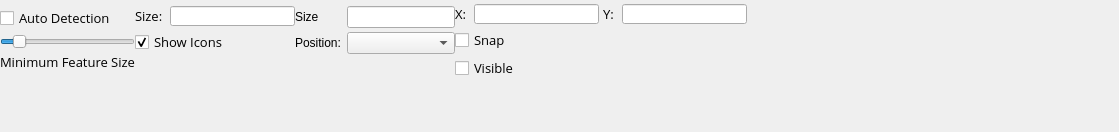
      <widget class="QWidget" name="designRibbonPage">
       <attribute name="title">
        <string>Design</string>
       </attribute>
       <layout class="QHBoxLayout" name="horizontalLayout_2">
        <property name="spacing">
         <number>0</number>
        </property>
        <property name="leftMargin">
         <number>0</number>
        </property>
        <property name="topMargin">
         <number>0</number>
        </property>
        <property name="rightMargin">
         <number>0</number>
        </property>
        <property name="bottomMargin">
         <number>6</number>
        </property>
        <item>
         <widget class="Nedrysoft::Ribbon::RibbonGroup" name="featuresRibbonGroup">
          <property name="sizePolicy">
           <sizepolicy hsizetype="Minimum" vsizetype="Preferred">
            <horstretch>0</horstretch>
            <verstretch>0</verstretch>
           </sizepolicy>
          </property>
          <property name="minimumSize">
           <size>
            <width>0</width>
            <height>0</height>
           </size>
          </property>
          <property name="maximumSize">
           <size>
            <width>16777215</width>
            <height>16777215</height>
           </size>
          </property>
          <property name="groupName">
           <string>Features</string>
          </property>
          <layout class="QGridLayout" name="gridLayout">
           <property name="leftMargin">
            <number>0</number>
           </property>
           <property name="topMargin">
            <number>6</number>
           </property>
           <property name="rightMargin">
            <number>0</number>
           </property>
           <property name="bottomMargin">
            <number>6</number>
           </property>
           <property name="horizontalSpacing">
            <number>12</number>
           </property>
           <property name="verticalSpacing">
            <number>4</number>
           </property>
           <item row="2" column="1">
            <widget class="Nedrysoft::Ribbon::RibbonSlider" name="minFeatureSlider">
             <property name="sizePolicy">
              <sizepolicy hsizetype="Minimum" vsizetype="Fixed">
               <horstretch>0</horstretch>
               <verstretch>0</verstretch>
              </sizepolicy>
             </property>
             <property name="maximum">
              <number>100000</number>
             </property>
             <property name="sliderPosition">
              <number>10000</number>
             </property>
             <property name="orientation">
              <enum>Qt::Horizontal</enum>
             </property>
            </widget>
           </item>
           <item row="4" column="1">
            <widget class="QLabel" name="minFeatureSliderLabel">
             <property name="sizePolicy">
              <sizepolicy hsizetype="Minimum" vsizetype="Preferred">
               <horstretch>0</horstretch>
               <verstretch>0</verstretch>
              </sizepolicy>
             </property>
             <property name="font">
              <font>
               <family>Open Sans</family>
               <pointsize>10</pointsize>
              </font>
             </property>
             <property name="text">
              <string>Minimum Feature Size</string>
             </property>
            </widget>
           </item>
           <item row="5" column="1">
            <spacer name="featuresGroupVerticalSpacer">
             <property name="orientation">
              <enum>Qt::Vertical</enum>
             </property>
             <property name="sizeHint" stdset="0">
              <size>
               <width>20</width>
               <height>40</height>
              </size>
             </property>
            </spacer>
           </item>
           <item row="1" column="1">
            <widget class="Nedrysoft::Ribbon::RibbonCheckBox" name="featureAutoDetectCheckbox">
             <property name="sizePolicy">
              <sizepolicy hsizetype="Minimum" vsizetype="Fixed">
               <horstretch>0</horstretch>
               <verstretch>0</verstretch>
              </sizepolicy>
             </property>
             <property name="font">
              <font>
               <family>Open Sans</family>
               <pointsize>10</pointsize>
              </font>
             </property>
             <property name="text">
              <string>Auto Detection</string>
             </property>
            </widget>
           </item>
          </layout>
         </widget>
        </item>
        <item>
         <widget class="Nedrysoft::Ribbon::RibbonGroup" name="filesRibbonGroup">
          <property name="sizePolicy">
           <sizepolicy hsizetype="Minimum" vsizetype="Preferred">
            <horstretch>0</horstretch>
            <verstretch>0</verstretch>
           </sizepolicy>
          </property>
          <property name="minimumSize">
           <size>
            <width>0</width>
            <height>0</height>
           </size>
          </property>
          <property name="maximumSize">
           <size>
            <width>16777215</width>
            <height>16777215</height>
           </size>
          </property>
          <property name="groupName">
           <string>Files</string>
          </property>
          <layout class="QGridLayout" name="gridLayout_4">
           <property name="leftMargin">
            <number>0</number>
           </property>
           <property name="topMargin">
            <number>0</number>
           </property>
           <property name="rightMargin">
            <number>0</number>
           </property>
           <property name="bottomMargin">
            <number>6</number>
           </property>
           <property name="spacing">
            <number>0</number>
           </property>
           <item row="0" column="0">
            <widget class="Nedrysoft::Ribbon::RibbonDropButton" name="designFilesAddButton">
             <property name="sizePolicy">
              <sizepolicy hsizetype="Minimum" vsizetype="Preferred">
               <horstretch>0</horstretch>
               <verstretch>0</verstretch>
              </sizepolicy>
             </property>
             <property name="icon">
              <iconset resource="app.qrc">
               <normaloff>:/icons/add.png</normaloff>:/icons/add.png</iconset>
             </property>
            </widget>
           </item>
          </layout>
         </widget>
        </item>
        <item>
         <widget class="Nedrysoft::Ribbon::RibbonGroup" name="iconsRibbonGroup">
          <property name="sizePolicy">
           <sizepolicy hsizetype="Minimum" vsizetype="Preferred">
            <horstretch>0</horstretch>
            <verstretch>0</verstretch>
           </sizepolicy>
          </property>
          <property name="minimumSize">
           <size>
            <width>0</width>
            <height>0</height>
           </size>
          </property>
          <property name="maximumSize">
           <size>
            <width>16777215</width>
            <height>16777215</height>
           </size>
          </property>
          <property name="groupName">
           <string>Icons</string>
          </property>
          <layout class="QVBoxLayout" name="verticalLayout_3">
           <property name="spacing">
            <number>4</number>
           </property>
           <property name="leftMargin">
            <number>0</number>
           </property>
           <property name="topMargin">
            <number>6</number>
           </property>
           <property name="rightMargin">
            <number>0</number>
           </property>
           <property name="bottomMargin">
            <number>0</number>
           </property>
           <item>
            <layout class="QHBoxLayout" name="iconsSizeLayout">
             <property name="sizeConstraint">
              <enum>QLayout::SetMinimumSize</enum>
             </property>
             <item>
              <widget class="QLabel" name="iconSizeLabel">
               <property name="sizePolicy">
                <sizepolicy hsizetype="Minimum" vsizetype="Preferred">
                 <horstretch>0</horstretch>
                 <verstretch>0</verstretch>
                </sizepolicy>
               </property>
               <property name="font">
                <font>
                 <family>Open Sans</family>
                 <pointsize>10</pointsize>
                </font>
               </property>
               <property name="text">
                <string>Size: </string>
               </property>
              </widget>
             </item>
             <item>
              <widget class="Nedrysoft::Ribbon::RibbonLineEdit" name="iconsSizeLineEdit">
               <property name="sizePolicy">
                <sizepolicy hsizetype="Minimum" vsizetype="Fixed">
                 <horstretch>0</horstretch>
                 <verstretch>0</verstretch>
                </sizepolicy>
               </property>
               <property name="maximumSize">
                <size>
                 <width>16777215</width>
                 <height>20</height>
                </size>
               </property>
               <property name="font">
                <font>
                 <family>Open Sans</family>
                 <pointsize>10</pointsize>
                </font>
               </property>
               <property name="inputMask">
                <string/>
               </property>
               <property name="alignment">
                <set>Qt::AlignLeading|Qt::AlignLeft|Qt::AlignVCenter</set>
               </property>
              </widget>
             </item>
            </layout>
           </item>
           <item>
            <layout class="QHBoxLayout" name="showIconsLayout">
             <property name="sizeConstraint">
              <enum>QLayout::SetMinimumSize</enum>
             </property>
             <item>
              <widget class="Nedrysoft::Ribbon::RibbonCheckBox" name="showIconsCheckBox">
               <property name="font">
                <font>
                 <family>Open Sans</family>
                 <pointsize>10</pointsize>
                </font>
               </property>
               <property name="text">
                <string>Show Icons</string>
               </property>
               <property name="checked">
                <bool>true</bool>
               </property>
              </widget>
             </item>
            </layout>
           </item>
           <item>
            <spacer name="iconsSpacer">
             <property name="orientation">
              <enum>Qt::Vertical</enum>
             </property>
             <property name="sizeHint" stdset="0">
              <size>
               <width>20</width>
               <height>40</height>
              </size>
             </property>
            </spacer>
           </item>
          </layout>
         </widget>
        </item>
        <item>
         <widget class="Nedrysoft::Ribbon::RibbonGroup" name="textRibbonGroup">
          <property name="sizePolicy">
           <sizepolicy hsizetype="Minimum" vsizetype="Preferred">
            <horstretch>0</horstretch>
            <verstretch>0</verstretch>
           </sizepolicy>
          </property>
          <property name="minimumSize">
           <size>
            <width>160</width>
            <height>0</height>
           </size>
          </property>
          <property name="groupName">
           <string>Text</string>
          </property>
          <layout class="QGridLayout" name="gridLayout_5">
           <property name="sizeConstraint">
            <enum>QLayout::SetDefaultConstraint</enum>
           </property>
           <property name="leftMargin">
            <number>0</number>
           </property>
           <property name="topMargin">
            <number>6</number>
           </property>
           <property name="rightMargin">
            <number>0</number>
           </property>
           <property name="bottomMargin">
            <number>6</number>
           </property>
           <item row="0" column="0">
            <layout class="QFormLayout" name="textFormLayout">
             <property name="sizeConstraint">
              <enum>QLayout::SetMinimumSize</enum>
             </property>
             <property name="fieldGrowthPolicy">
              <enum>QFormLayout::AllNonFixedFieldsGrow</enum>
             </property>
             <property name="verticalSpacing">
              <number>4</number>
             </property>
             <item row="0" column="0">
              <widget class="QLabel" name="fonSizeLabel">
               <property name="text">
                <string>Size</string>
               </property>
              </widget>
             </item>
             <item row="0" column="1">
              <widget class="Nedrysoft::Ribbon::RibbonLineEdit" name="fontSizeLineEdit">
               <property name="sizePolicy">
                <sizepolicy hsizetype="Minimum" vsizetype="Fixed">
                 <horstretch>0</horstretch>
                 <verstretch>0</verstretch>
                </sizepolicy>
               </property>
              </widget>
             </item>
             <item row="1" column="0">
              <widget class="QLabel" name="positionLabel">
               <property name="text">
                <string>Position:</string>
               </property>
              </widget>
             </item>
             <item row="1" column="1">
              <widget class="Nedrysoft::Ribbon::RibbonComboBox" name="positionComboBox">
               <property name="sizePolicy">
                <sizepolicy hsizetype="Minimum" vsizetype="Fixed">
                 <horstretch>0</horstretch>
                 <verstretch>0</verstretch>
                </sizepolicy>
               </property>
              </widget>
             </item>
            </layout>
           </item>
          </layout>
         </widget>
        </item>
        <item>
         <widget class="Nedrysoft::Ribbon::RibbonGroup" name="gridRibbonGroup">
          <property name="sizePolicy">
           <sizepolicy hsizetype="Minimum" vsizetype="MinimumExpanding">
            <horstretch>0</horstretch>
            <verstretch>0</verstretch>
           </sizepolicy>
          </property>
          <property name="minimumSize">
           <size>
            <width>0</width>
            <height>0</height>
           </size>
          </property>
          <property name="maximumSize">
           <size>
            <width>16777215</width>
            <height>16777215</height>
           </size>
          </property>
          <property name="groupName">
           <string>Grid</string>
          </property>
          <layout class="QVBoxLayout" name="verticalLayout_2">
           <property name="spacing">
            <number>4</number>
           </property>
           <property name="leftMargin">
            <number>0</number>
           </property>
           <property name="topMargin">
            <number>4</number>
           </property>
           <property name="rightMargin">
            <number>0</number>
           </property>
           <property name="bottomMargin">
            <number>6</number>
           </property>
           <item>
            <layout class="QHBoxLayout" name="gridSizeLayout">
             <property name="sizeConstraint">
              <enum>QLayout::SetMinimumSize</enum>
             </property>
             <item>
              <widget class="QLabel" name="xLabel">
               <property name="font">
                <font>
                 <family>Open Sans</family>
                 <pointsize>10</pointsize>
                </font>
               </property>
               <property name="text">
                <string>X: </string>
               </property>
              </widget>
             </item>
             <item>
              <widget class="Nedrysoft::Ribbon::RibbonLineEdit" name="gridXLineEdit">
               <property name="sizePolicy">
                <sizepolicy hsizetype="Minimum" vsizetype="Fixed">
                 <horstretch>0</horstretch>
                 <verstretch>0</verstretch>
                </sizepolicy>
               </property>
               <property name="maximumSize">
                <size>
                 <width>16777215</width>
                 <height>20</height>
                </size>
               </property>
               <property name="font">
                <font>
                 <family>Open Sans</family>
                 <pointsize>10</pointsize>
                </font>
               </property>
              </widget>
             </item>
             <item>
              <widget class="QLabel" name="yLabel">
               <property name="font">
                <font>
                 <family>Open Sans</family>
                 <pointsize>10</pointsize>
                </font>
               </property>
               <property name="text">
                <string>Y: </string>
               </property>
              </widget>
             </item>
             <item>
              <widget class="Nedrysoft::Ribbon::RibbonLineEdit" name="gridYLineEdit">
               <property name="sizePolicy">
                <sizepolicy hsizetype="Minimum" vsizetype="Fixed">
                 <horstretch>0</horstretch>
                 <verstretch>0</verstretch>
                </sizepolicy>
               </property>
               <property name="maximumSize">
                <size>
                 <width>16777215</width>
                 <height>20</height>
                </size>
               </property>
               <property name="font">
                <font>
                 <family>Open Sans</family>
                 <pointsize>10</pointsize>
                </font>
               </property>
              </widget>
             </item>
            </layout>
           </item>
           <item>
            <widget class="Nedrysoft::Ribbon::RibbonCheckBox" name="gridSnapCheckbox">
             <property name="font">
              <font>
               <family>Open Sans</family>
               <pointsize>10</pointsize>
              </font>
             </property>
             <property name="text">
              <string>Snap</string>
             </property>
            </widget>
           </item>
           <item>
            <widget class="Nedrysoft::Ribbon::RibbonCheckBox" name="gridVisibleCheckbox">
             <property name="font">
              <font>
               <family>Open Sans</family>
               <pointsize>10</pointsize>
              </font>
             </property>
             <property name="text">
              <string>Visible</string>
             </property>
            </widget>
           </item>
           <item>
            <spacer name="gridSpacer">
             <property name="orientation">
              <enum>Qt::Vertical</enum>
             </property>
             <property name="sizeHint" stdset="0">
              <size>
               <width>20</width>
               <height>40</height>
              </size>
             </property>
            </spacer>
           </item>
          </layout>
         </widget>
        </item>
        <item>
         <spacer name="designSpacer">
          <property name="orientation">
           <enum>Qt::Horizontal</enum>
          </property>
          <property name="sizeHint" stdset="0">
           <size>
            <width>372</width>
            <height>20</height>
           </size>
          </property>
         </spacer>
        </item>
       </layout>
      </widget>
